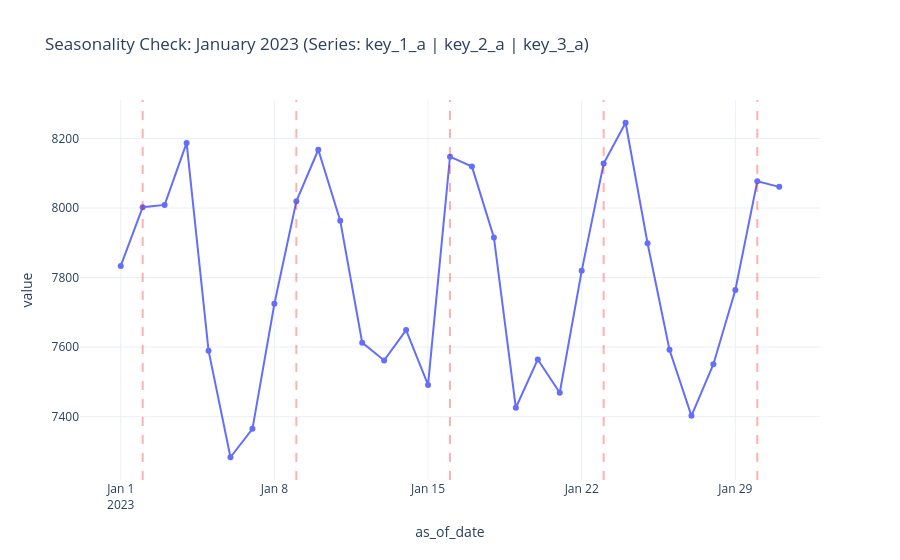

The notebook cell this image was saved under:
### Code cell
jan_data = target_series[
    (target_series['as_of_date'] >= '2023-01-01') & 
    (target_series['as_of_date'] <= '2023-01-31')
]
jan_data['as_of_date'] = pd.to_datetime(jan_data['as_of_date'])
fig = px.line(
    jan_data, 
    x='as_of_date', 
    y='value', 
    title='Seasonality Check: January 2023 (Series: key_1_a | key_2_a | key_3_a)',
    markers=True,        
    template='plotly_white'
)

for date in jan_data[jan_data['as_of_date'].dt.dayofweek == 0]['as_of_date']:
    fig.add_vline(x=date.timestamp() * 1000, line_dash="dash", line_color="red", opacity=0.3)
fig.show()

### Figure 1 — Plotly figure (JSON) as saved in the notebook; plotly's stock layout.template omitted (floating-point values rounded to 4 significant figures)
{"data": [{"hovertemplate": "as_of_date=%{x}<br>value=%{y}<extra></extra>", "legendgroup": "", "line": {"color": "#636efa", "dash": "solid"}, "marker": {"symbol": "circle"}, "mode": "lines+markers", "name": "", "orientation": "v", "showlegend": false, "type": "scatter", "x": ["2023-01-01T00:00:00.000000000", "2023-01-02T00:00:00.000000000", "2023-01-03T00:00:00.000000000", "2023-01-04T00:00:00.000000000", "2023-01-05T00:00:00.000000000", "2023-01-06T00:00:00.000000000", "2023-01-07T00:00:00.000000000", "2023-01-08T00:00:00.000000000", "2023-01-09T00:00:00.000000000", "2023-01-10T00:00:00.000000000", "2023-01-11T00:00:00.000000000", "2023-01-12T00:00:00.000000000", "2023-01-13T00:00:00.000000000", "2023-01-14T00:00:00.000000000", "2023-01-15T00:00:00.000000000", "2023-01-16T00:00:00.000000000", "2023-01-17T00:00:00.000000000", "2023-01-18T00:00:00.000000000", "2023-01-19T00:00:00.000000000", "2023-01-20T00:00:00.000000000", "2023-01-21T00:00:00.000000000", "2023-01-22T00:00:00.000000000", "2023-01-23T00:00:00.000000000", "2023-01-24T00:00:00.000000000", "2023-01-25T00:00:00.000000000", "2023-01-26T00:00:00.000000000", "2023-01-27T00:00:00.000000000", "2023-01-28T00:00:00.000000000", "2023-01-29T00:00:00.000000000", "2023-01-30T00:00:00.000000000", "2023-01-31T00:00:00.000000000"], "xaxis": "x", "y": [7833.0, 8002.0, 8009.0, 8187.0, 7590.0, 7283.0, 7365.0, 7725.0, 8020.0, 8168.0, 7963.0, 7613.0, 7562.0, 7649.0, 7491.0, 8148.0, 8119.0, 7916.0, 7425.0, 7564.0, 7469.0, 7819.0, 8128.0, 8245.0, 7899.0, 7592.0, 7402.0, 7551.0, 7764.0, 8077.0, 8061.0], "yaxis": "y"}], "layout": {"legend": {"tracegroupgap": 0}, "shapes": [{"line": {"color": "red", "dash": "dash"}, "opacity": 0.3, "type": "line", "x0": 1672617600000, "x1": 1672617600000, "xref": "x", "y0": 0, "y1": 1, "yref": "y domain"}, {"line": {"color": "red", "dash": "dash"}, "opacity": 0.3, "type": "line", "x0": 1673222400000, "x1": 1673222400000, "xref": "x", "y0": 0, "y1": 1, "yref": "y domain"}, {"line": {"color": "red", "dash": "dash"}, "opacity": 0.3, "type": "line", "x0": 1673827200000, "x1": 1673827200000, "xref": "x", "y0": 0, "y1": 1, "yref": "y domain"}, {"line": {"color": "red", "dash": "dash"}, "opacity": 0.3, "type": "line", "x0": 1674432000000, "x1": 1674432000000, "xref": "x", "y0": 0, "y1": 1, "yref": "y domain"}, {"line": {"color": "red", "dash": "dash"}, "opacity": 0.3, "type": "line", "x0": 1675036800000, "x1": 1675036800000, "xref": "x", "y0": 0, "y1": 1, "yref": "y domain"}], "title": {"text": "Seasonality Check: January 2023 (Series: key_1_a | key_2_a | key_3_a)"}, "xaxis": {"anchor": "y", "domain": [0, 1], "title": {"text": "as_of_date"}}, "yaxis": {"anchor": "x", "domain": [0, 1], "title": {"text": "value"}}}}
